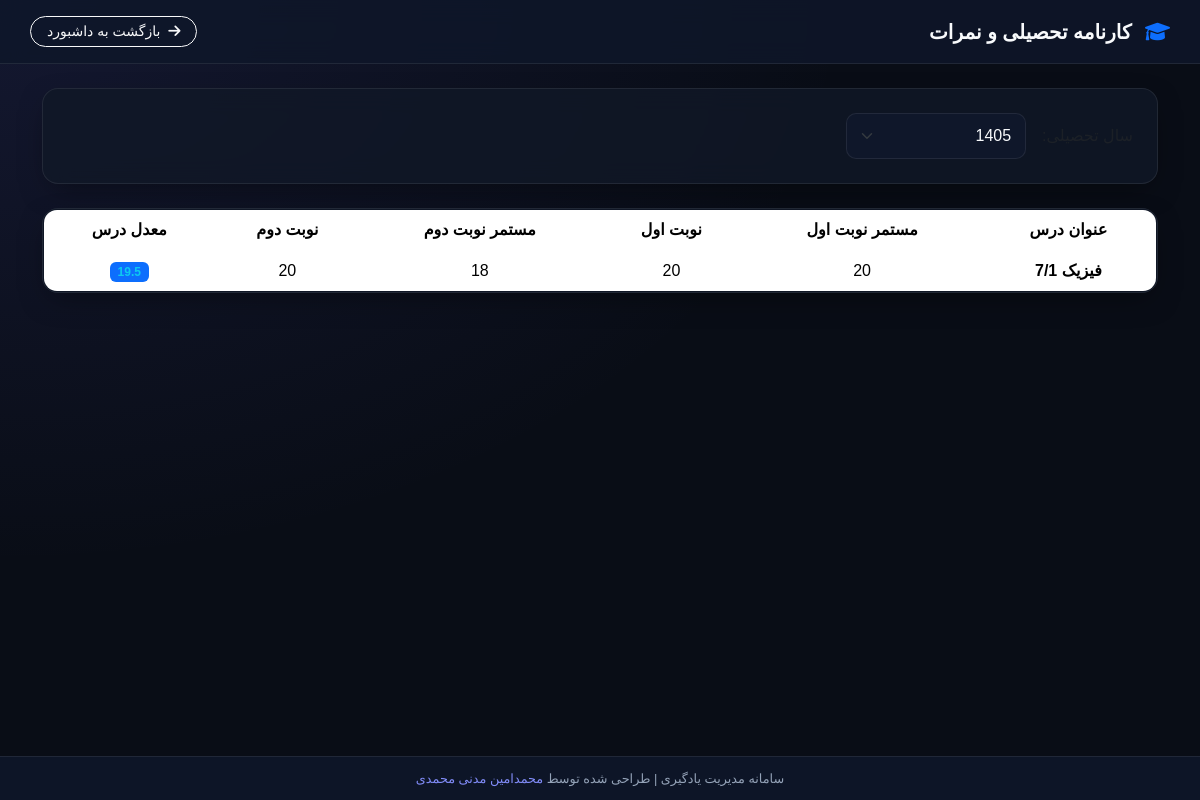
The app's page /dashboard/reportcard/index.php (signed in) with its own data.
### tables this page shows
CREATE TABLE `report_cards` (
  `id` int(11) NOT NULL AUTO_INCREMENT,
  `student_id` int(11) NOT NULL,
  `class_course_id` int(11) NOT NULL,
  `academic_year` int(11) NOT NULL,
  `first_term_continuous` float DEFAULT NULL,
  `first_term_exam` float DEFAULT NULL,
  `second_term_continuous` float DEFAULT NULL,
  `second_term_exam` float DEFAULT NULL,
  `created_at` timestamp NULL DEFAULT current_timestamp(),
  `updated_at` timestamp NULL DEFAULT current_timestamp() ON UPDATE current_timestamp(),
  PRIMARY KEY (`id`),
  UNIQUE KEY `student_id` (`student_id`,`class_course_id`,`academic_year`),
  KEY `class_course_id` (`class_course_id`),
  CONSTRAINT `report_cards_ibfk_1` FOREIGN KEY (`student_id`) REFERENCES `users` (`id`) ON DELETE CASCADE,
  CONSTRAINT `report_cards_ibfk_2` FOREIGN KEY (`class_course_id`) REFERENCES `classcourses` (`id`) ON DELETE CASCADE
);

CREATE TABLE `classcourses` (
  `id` int(11) NOT NULL AUTO_INCREMENT,
  `class_id` int(11) DEFAULT NULL,
  `course_name` varchar(50) NOT NULL,
  PRIMARY KEY (`id`),
  KEY `classcourses_ibfk_1` (`class_id`),
  CONSTRAINT `classcourses_ibfk_1` FOREIGN KEY (`class_id`) REFERENCES `classes` (`id`) ON DELETE CASCADE
);

### dashboard/reportcard/index.php (the view, shortened to what this page needs)
<?php
require_once '../../db.php';
$user_id = $_SESSION['user_id'];
$role = $_SESSION['role'];
$action = $_GET['action'] ?? '';
$academic_year = (int) ($_GET['year'] ?? (date('Y') - 621));
$class_course_id = (int) ($_GET['class_course_id'] ?? 0);
$student_id = (int) ($_GET['student_id'] ?? 0);
function calculate_average($grades) {
    $valid_grades = array_filter($grades, function($grade) { return $grade !== null; });
    return empty($valid_grades) ? '-' : round(array_sum($valid_grades) / count($valid_grades), 2);
}
$years = [];
$stmt = $pdo->query("SELECT DISTINCT academic_year FROM report_cards ORDER BY academic_year DESC");
while ($row = $stmt->fetch(PDO::FETCH_ASSOC)) {
    $years[] = $row['academic_year'];
}
$lessons = [];
if ($role === 'student') {
    $stmt = $pdo->prepare("SELECT class_id FROM users WHERE id = ?");
    $stmt->execute([$user_id]);
    $class_id = $stmt->fetchColumn();
    if ($class_id) {
        $stmt = $pdo->prepare("
            SELECT cc.id, cc.course_name, c.name AS class_name
            FROM classcourses cc
            JOIN classes c ON cc.class_id = c.id
            WHERE cc.class_id = ?
            ORDER BY c.name, cc.course_name
        ");
        $stmt->execute([$class_id]);
        $lessons = $stmt->fetchAll(PDO::FETCH_ASSOC);
    }
}
$students = [];
$report_cards = [];
if ($role === 'student' || ($action === 'view' && in_array($role, ['teacher', 'admin']) && $student_id)) {
    $target_id = $role === 'student' ? $user_id : $student_id;
    $stmt = $pdo->prepare("
        SELECT rc.*, cc.course_name, c.name AS class_name
        FROM report_cards rc
        JOIN classcourses cc ON rc.class_course_id = cc.id
        JOIN classes c ON cc.class_id = c.id
        WHERE rc.student_id = ? AND rc.academic_year = ?
        ORDER BY cc.course_name
    ");
    $stmt->execute([$target_id, $academic_year]);
    $report_cards = $stmt->fetchAll(PDO::FETCH_ASSOC);
}
?>
<!DOCTYPE html>
<html lang="fa" dir="rtl">
<head>
    <link href="../../css/bootstrap.rtl.min.css" rel="stylesheet">
    <link href="https://cdn.jsdelivr.net/gh/rastikerdar/vazirmatn@v33.003/Vazirmatn-font-face.css" rel="stylesheet">
    <link href="../../css/all.min.css" rel="stylesheet">
    <link rel="stylesheet" href="../../css/fontawesome.min.css">
</head>
<body>
    <div class="topbar">
        <span class="fw-bold fs-5"><i class="fas fa-graduation-cap text-primary me-2"></i> کارنامه تحصیلی و نمرات</span>
        <a href="../index.php" class="btn btn-sm btn-outline-light rounded-pill px-3"><i class="fas fa-arrow-right me-1"></i> بازگشت به داشبورد</a>
    </div>
    <div class="container mt-4">
        <div class="card-custom mb-4">
            <div class="d-flex align-items-center gap-3">
                <label class="form-label m-0 text-muted">سال تحصیلی:</label>
                <select id="year" onchange="window.location.href='?year='+this.value" class="form-select" style="max-width: 180px;">
                    <?php foreach ($years as $y): ?>
                        <option value="<?php echo $y; ?>" <?php echo $y == $academic_year ? 'selected' : ''; ?>><?php echo $y; ?></option>
                    <?php endforeach; ?>
                </select>
            </div>
        </div>
        <?php if ($action === 'grade' && in_array($role, ['teacher', 'admin'])): ?>
            <div class="card-custom mb-4">
                <h5 class="mb-4 text-primary"><i class="fas fa-edit me-2"></i> انتخاب درس و دانش‌آموز جهت نمره‌دهی</h5>
                <form method="GET" class="row g-3 mb-3">
                    <input type="hidden" name="year" value="<?php echo $academic_year; ?>">
                    <input type="hidden" name="action" value="grade">
                    <div class="col-md-6">
                        <label class="form-label">درس</label>
                        <select name="class_course_id" class="form-select" onchange="this.form.submit()">
                            <option value="">انتخاب درس...</option>
                            <?php foreach ($lessons as $l): ?>
                                <option value="<?php echo $l['id']; ?>" <?php echo $l['id'] == $class_course_id ? 'selected' : ''; ?>>
                                    <?php echo htmlspecialchars($l['class_name'] . ' - ' . $l['course_name']); ?>
                                </option>
                            <?php endforeach; ?>
                        </select>
                    </div>
                    <?php if ($class_course_id): ?>
                        <div class="col-md-6">
                            <label class="form-label">دانش‌آموز</label>
                            <select name="student_id" class="form-select" onchange="this.form.submit()">
                                <option value="">انتخاب دانش‌آموز...</option>
                                <?php foreach ($students as $s): ?>
                                    <option value="<?php echo $s['id']; ?>" <?php echo $s['id'] == $student_id ? 'selected' : ''; ?>>
                                        <?php echo htmlspecialchars($s['name']); ?>
                                    </option>
                                <?php endforeach; ?>
                            </select>
                        </div>
                    <?php endif; ?>
                </form>
                <?php if ($student_id && $class_course_id): ?>
                    <?php
                    $stmt = $pdo->prepare("SELECT * FROM report_cards WHERE student_id = ? AND class_course_id = ? AND academic_year = ?");
                    $stmt->execute([$student_id, $class_course_id, $academic_year]);
                    $report = $stmt->fetch(PDO::FETCH_ASSOC) ?: [];
                    ?>
                    <form method="POST" action="?action=save_grades" class="border-top border-secondary pt-4 mt-4">
                        <input type="hidden" name="student_id" value="<?php echo $student_id; ?>">
                        <input type="hidden" name="class_course_id" value="<?php echo $class_course_id; ?>">
                        <input type="hidden" name="academic_year" value="<?php echo $academic_year; ?>">
                        <div class="row g-3 mb-4">
                            <div class="col-md-3">
                                <label class="form-label">مستمر نوبت اول</label>
                                <input type="number" step="0.25" min="0" max="20" name="first_term_continuous" class="form-control" value="<?php echo $report['first_term_continuous'] ?? ''; ?>">
                            </div>
                            <div class="col-md-3">
                                <label class="form-label">آزمون نوبت اول</label>
                                <input type="number" step="0.25" min="0" max="20" name="first_term_exam" class="form-control" value="<?php echo $report['first_term_exam'] ?? ''; ?>">
                            </div>
                            <div class="col-md-3">
                                <label class="form-label">مستمر نوبت دوم</label>
                                <input type="number" step="0.25" min="0" max="20" name="second_term_continuous" class="form-control" value="<?php echo $report['second_term_continuous'] ?? ''; ?>">
                            </div>
                            <div class="col-md-3">
                                <label class="form-label">آزمون نوبت دوم</label>
                                <input type="number" step="0.25" min="0" max="20" name="second_term_exam" class="form-control" value="<?php echo $report['second_term_exam'] ?? ''; ?>">
                            </div>
                        </div>
                        <button type="submit" class="btn btn-gradient-primary"><i class="fas fa-save me-1"></i> ثبت نمرات</button>
                    </form>
                <?php endif; ?>
            </div>
        <?php else: ?>
            <div class="card-custom p-0 mb-4">
                <div class="table-responsive">
                    <table class="table text-center align-middle m-0">
                        <thead>
                            <tr>
                                <th>عنوان درس</th>
                                <th>مستمر نوبت اول</th>
                                <th>نوبت اول</th>
                                <th>مستمر نوبت دوم</th>
                                <th>نوبت دوم</th>
                                <th>معدل درس</th>
                            </tr>
                        </thead>
                        <tbody>
                            <?php foreach ($report_cards as $rc): ?>
                                <?php
                                $grades = [$rc['first_term_continuous'], $rc['first_term_exam'], $rc['second_term_continuous'], $rc['second_term_exam']];
                                $avg = calculate_average($grades);
                                ?>
                                <tr>
                                    <td><strong><?php echo htmlspecialchars($rc['course_name']); ?></strong></td>
                                    <td><?php echo $rc['first_term_continuous'] ?? '-'; ?></td>
                                    <td><?php echo $rc['first_term_exam'] ?? '-'; ?></td>
                                    <td><?php echo $rc['second_term_continuous'] ?? '-'; ?></td>
                                    <td><?php echo $rc['second_term_exam'] ?? '-'; ?></td>
                                    <td><span class="badge bg-primary bg-opacity-20 text-info px-2 py-1"><?php echo $avg; ?></span></td>
                                </tr>
                            <?php endforeach; ?>
                        </tbody>
                    </table>
                </div>
            </div>
        <?php endif; ?>
    </div>
    <footer>
        سامانه مدیریت یادگیری | طراحی شده توسط <a href="https://aminmadani.ir" target="_blank">محمدامین مدنی محمدی</a>
    </footer>
</body>
</html>

### dashboard/reportcard/index.php (style rules this page uses)
:root { --bg-dark: #090d16; --bg-card: rgba(17, 24, 39, 0.8); --border-color: rgba(255, 255, 255, 0.08); --primary-accent: #6366f1; --text-main: #f8fafc; --text-muted: #94a3b8; }
* { font-family: 'Vazirmatn', sans-serif; box-sizing: border-box; }
body { background-color: var(--bg-dark); background-image: radial-gradient(at 0% 0%, rgba(99, 102, 241, 0.12) 0px, transparent 50%); color: var(--text-main); min-height: 100vh; padding-bottom: 80px; margin: 0; }
.topbar { background: rgba(15, 23, 42, 0.85); backdrop-filter: blur(12px); border-bottom: 1px solid var(--border-color); padding: 16px 30px; display: flex; justify-content: space-between; align-items: center; }
.card-custom { background: var(--bg-card); border: 1px solid var(--border-color); border-radius: 16px; backdrop-filter: blur(12px); padding: 24px; box-shadow: 0 10px 30px -10px rgba(0, 0, 0, 0.5); }
.form-control, .form-select { background-color: #0f172a !important; border: 1px solid var(--border-color) !important; color: #f8fafc !important; border-radius: 10px !important; padding: 10px 14px; }
table { background: var(--bg-card); border-radius: 14px; overflow: hidden; border: 1px solid var(--border-color); color: var(--text-main) !important; }
table thead { background: #0f172a; }
table th { color: var(--text-muted); font-weight: 600; padding: 14px; border-bottom: 1px solid var(--border-color); }
table td { padding: 12px 14px; border-bottom: 1px solid var(--border-color); vertical-align: middle; }
footer { position: fixed; bottom: 0; left: 0; right: 0; text-align: center; padding: 12px; background: rgba(15, 23, 42, 0.9); backdrop-filter: blur(10px); color: var(--text-muted); font-size: 0.8rem; border-top: 1px solid var(--border-color); z-index: 99; }
footer a { color: #818cf8; text-decoration: none; }

### records on screen
report_cards: class_course.course_name "فیزیک 7/1", first_term_continuous "20", first_term_exam "20", second_term_continuous "18", second_term_exam "20", second_term_exam "19.5"

### other values on screen
form field value "1405"
